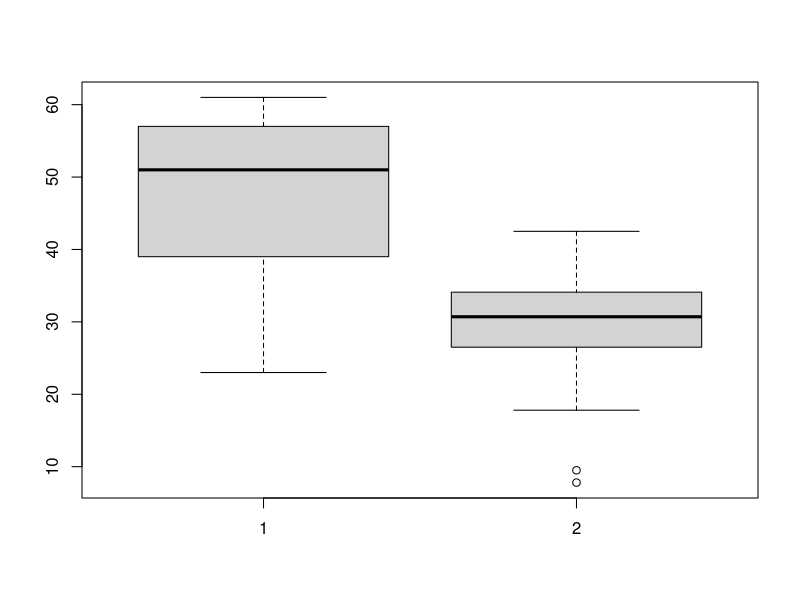
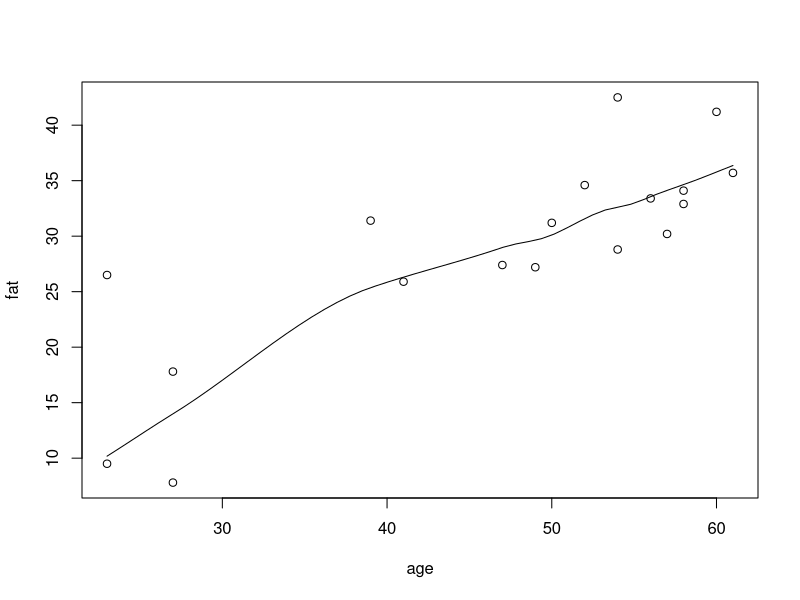
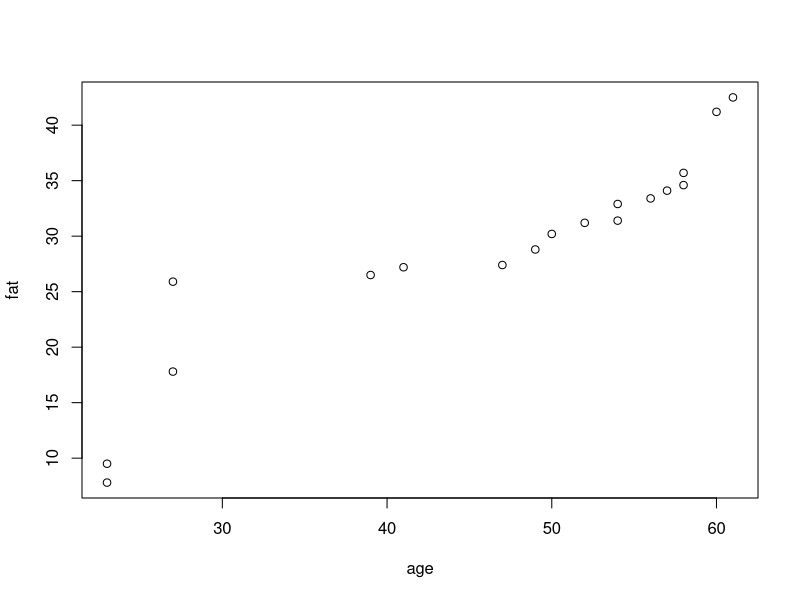
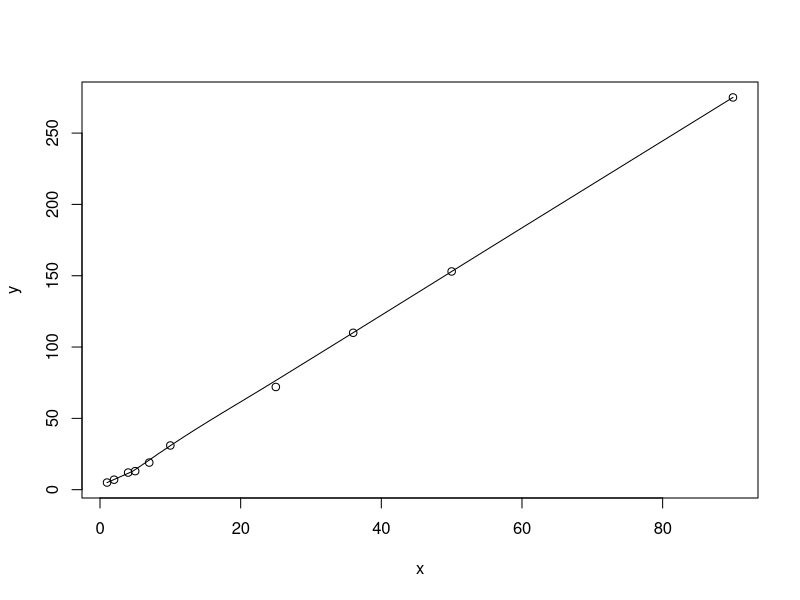
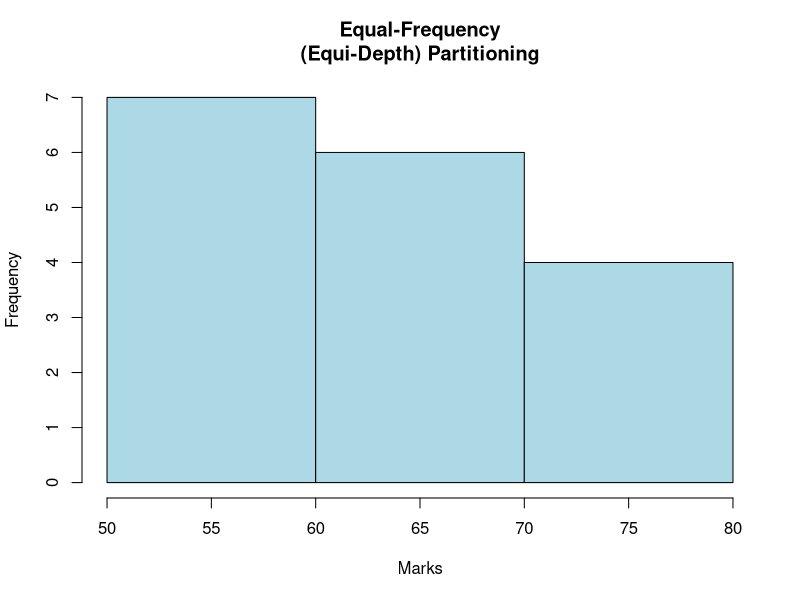

Recreate these plots in R, in order.
# Q1. The intervals and corresponding frequencies are as follows. age frequency
# 1-5. 200
# 5-15 450
# 15-20 300
# 20-50 1500
# 50-80 700
# 80-110 44
# Compute an approximate median value for the data
#age, frequency
#input:
age<-c(5,15,20,50,80,110)
frequency<-c(200,450,300,1500,700,44)
median(age)
median(frequency)

#output
# age<-c(5,15,20,50,80,110)
# > frequency<-c(200,450,300,1500,700,44)
# > median(age)
# [1] 35
# > median(frequency)
# [1] 375




# Q2. Suppose that the data for analysis includes the attribute age. The age values for the data tuples are (in increasing
#                                                                                                            order) 13, 15, 16, 16, 19, 20, 20, 21, 22, 22, 25, 25, 25, 25, 30, 33, 33, 35, 35, 35, 35, 36, 40, 45, 46, 52, 70.
# (a) What is the mean of the data? What is the median?
#   (b) What is the mode of the data? Comment on the data’s modality (i.e., bimodal, trimodal, etc.).
# (c) What is the midrange of the data?
#   (d) Can you find (roughly) the first quartile (Q1) and the third quartile (Q3) of the data?
#   Input:

  #mean,median,mode,quatile
age<-c(13,15,16,16,19,20,20,21,22,22,25,25,25,25,30,33,33,35,35,35,35,36,40,45,46,52,70)
mean(age)
median(age)
mode_age<-names(table(age))[table(age)==max(table(age))]
mode_age
range(age)
quantile(age,.25)
quantile(age,.75)


#output:
#   age<-c(13,15,16,16,19,20,20,21,22,22,25,25,25,25,30,33,33,35,35,35,35,36,40,45,46,52,70)
# > mean(age)
# [1] 29.96296
# > median(age)
# [1] 25
# > mode_age<-names(table(age))[table(age)==max(table(age))]
# > mode_age
# [1] "25" "35"
# > range(age)
# [1] 13 70
# > quantile(age,.25)
# 25% 




# Q3. Normalization (Reduction & Transformation)
# Use the two methods below to normalize the following group of data: 200, 300, 400, 600, 1000
# (a) min-max normalization by setting min = 0 and max = 1 (b) z-score normalization
# input:

# Data
x <- c(200, 300, 400, 600, 1000)
# (a) Min–max normalization (range 0 to 1)
min_max_norm <- (x - min(x)) / (max(x) - min(x))
min_max_norm
# (b) Z-score normalization
z_score_norm <- (x - mean(x)) / sd(x)
z_score_norm


# output:
#   x <- c(200, 300, 400, 600, 1000)
# > # (a) Min–max normalization (range 0 to 1)
#   > min_max_norm <- (x - min(x)) / (max(x) - min(x))
# > min_max_norm
# [1] 0.000 0.125 0.250 0.500 1.000




# Q4., S mo o t h i n g b y B i n n i n g ( R e d u c t i o n & Tr a n s f o r ma t i o n )
# Data: 11,13,13,15,15,16,19,20,20,20,21,21,22,23,24,30,40,45,45,45,71,72,73,75
# a) Smoothing by bin mean
# b) Smoothing by bin median
# c) Smoothing by bin boundaries
# input:

  data <- c(11,13,13,15,15,16,19,20,20,20,21,21,22,23,24,30,40,45,45,45,71,72,73,75)
bins <- 5
bin_indices <- cut(data, bins)
mean_smooth <- tapply(data, bin_indices, mean)
print(mean_smooth)
median_smooth <- tapply(data, bin_indices, median)
median_smooth
min_max_smooth <- tapply(data, bin_indices, function(x) c(min(x), max(x)))
print(min_max_smooth)



#output:
# > data <- c(11,13,13,15,15,16,19,20,20,20,21,21,22,23,24,30,40,45,45,45,71,72,73,75)
# > bins <- 5
# > bin_indices <- cut(data, bins)
# > mean_smooth <- tapply(data, bin_indices, mean)
# > print(mean_smooth)
# (10.9,23.8] (23.8,36.6] (36.6,49.4] (49.4,62.2] (62.2,75.1] 
# 17.78571    27.00000    43.75000          NA    72.75000 
# > median_smooth <- tapply(data, bin_indices, median)
# > median_smooth
# (10.9,23.8] (23.8,36.6] (36.6,49.4] (49.4,62.2] (62.2,75.1] 
# 19.5        27.0        45.0          NA        72.5 
# > min_max_smooth <- tapply(data, bin_indices, function(x) c(min(x), max(x)))
# > print(min_max_smooth)
# $`(10.9,23.8]`
# [1] 11 23
# 
# $`(23.8,36.6]`
# [1] 24 30
# 
# $`(36.6,49.4]`
# [1] 40 45
# 
# $`(49.4,62.2]`
# NULL
# 





# Q5. Suppose that a hospital tested the age and body fat data for 18 randomly selected adults with the following results:
#   
#   (a) Calculate the mean, median, and standard deviation of age and %fat.
# (b) Draw the boxplots for age and %fat.
# (c) Draw a scatter plot and a q-q plot based on these two variables.

# Input:
  age<-c(23,23,27,27,39,41,47,49,50,52,54,54,56,57,58,58,60,61)
fat<-c(9.5,26.5,7.8,17.8,31.4,25.9,27.4,27.2,31.2,34.6,42.5,28.8,33.4,30.2,34.1,32.9,41.2,35.7)
mean(age)
median(age)
sd(age)
mean(fat)
median(fat)
sd(fat)
#boxplot
boxplot(age,fat)
#scatter plot
scatter.smooth(age,fat)
#qplot
qqplot(age,fat)

# output:
#   age<-c(23,23,27,27,39,41,47,49,50,52,54,54,56,57,58,58,60,61)
# > fat<-c(9.5,26.5,7.8,17.8,31.4,25.9,27.4,27.2,31.2,34.6,42.5,28.8,33.4,30.2,34.1,32.9,41.2,35.7)
# > mean(age)
# [1] 46.44444
# > median(age)
# [1] 51
# > sd(age)
# [1] 13.21862
# > mean(fat)
# [1] 28.78333
# > median(fat)
# [1] 30.7
# > sd(fat)
# [1] 9.254395
# > #boxplot
#   > boxplot(age,fat)



# Q6.Suppose that a hospital tested the age and body fat data for 18 randomly selected adults with the following results:
#   (i) Use min-max normalization to transform the value 35 for age onto the range [0.0, 1.0].
# (ii) Use z-score normalization to transform the value 35 for age, where the standard deviation of age is 12.94 years.
# (iii) Use normalization by decimal scaling to transform the value 35 for age. Perform the above functions using R – tool
# Input:

v<-c(23,23,27,27,39,41,47,49,50,52,54,54,56,57,58,58,60,61)
min<-0
max<-1
#min_max
min_max=((35-min(v))/(max(v)-min(v)))
print(min_max)
#z-score
m=mean(v)
s<-12.94
z_score=(35-m)/s
print(z_score)
#decimal scaling
m<-35
j=max(m)<1
decimal_scaling=m/10^j
print(decimal_scaling)


# output:
#   v<-c(23,23,27,27,39,41,47,49,50,52,54,54,56,57,58,58,60,61)
# > min<-0
# > max<-1
# > #min_max
#   > min_max=((35-min(v))/(max(v)-min(v)))
# > print(min_max)
# [1] 0.3157895
# > #z-score
#   > m=mean(v)
# > s<-12.94
# > z_score=(35-m)/s
# > print(z_score)
# [1] -0.8844238
# #decimal scaling
# > m<-35
# > j=max(m)<1


# Q7.The following values are the number of pencils available in the different boxes. Create a vector and find out the mean,
# median and mode values of set of pencils in the given data.
# Box1 Box2 Box3 Box4 Box5 Box6 Box7 Box8 Box9 Box10
# 9 25 23 12 11 6 7 8 9 10

# Input:
pencils<-c(9,25,23,12,11,6,7,8,9,10)
mean(pencils)
median(pencils)
mode=names(table(pencils))[table(pencils)==max(table(pencils))]
mode

# Output:
#   pencils<-c(9,25,23,12,11,6,7,8,9,10)
# > mean(pencils)
# [1] 12
# > median(pencils)
# [1] 9.5
# > mode=names(table(pencils))[table(pencils)==max(table(pencils))]
# > mode
# [1] "9"
# > pencils<-c(9,25,23,12,11,6,7,8,9,10)
# mean(pencils)
# [1] 12
# > median(pencils)


# Q8. The following table would be plotted as (x, y) points, with the first column being the x values as number of mobile
# phones sold and the second column being the y values as money. To use the scatter plot for how many mobile phones sold.
# x 4 1 5 7 10 2 50 25 90 36
# y 12 5 13 19 31 7 153 72 275 110

# Input:
  #scatterplot
x<-c(4,1,5,7,10,2,50,25,90,36)
y<-c(12,5,13,19,31,7,153,72,275,110)
scatter.smooth(x,y)

# Output:
#http://127.0.0.1:14254/graphics/83211262-c3a3-461b-a99a-60ac1fefb5ac.png



# Q9. Implement of the R script using marks scored by a student in his model exam has been sorted as follows: 55, 60, 71,
# 63, 55, 65, 50, 55,58,59,61,63,65,67,71,72,75. Partition them into three bins by each of the following methods. Plot the data
# points using histogram.
# (a) equal-frequency (equi-depth) partitioning (b) equal-width partitioning
# Input:

marks <- c(55, 60, 71, 63, 55, 65, 50, 55, 58, 59, 61, 63, 65, 67, 71, 72, 75)
num_bins <- 3
bins_eq_frequency <- cut(marks, breaks = num_bins, labels = FALSE)
hist(marks, breaks = num_bins, col = "lightblue", xlab = "Marks", main = "Equal-Frequency
(Equi-Depth) Partitioning")
marks <- c(55, 60, 71, 63, 55, 65, 50, 55, 58, 59, 61, 63, 65, 67, 71, 72, 75)
bin_mean <- tapply(data, cut(data, num_bins), mean)
smoothed_data_by_mean <- unname(bin_mean[as.character(cut(data, num_bins))])
bin_median <- tapply(data, cut(data, num_bins), median)
smoothed_data_by_median <- unname(bin_median[as.character(cut(data, num_bins))])
bin_boundaries <- tapply(data, cut(data, num_bins), function(x) c(min(x), max(x)))
smoothed_data_by_boundaries <- unlist(bin_boundaries[as.character(cut(data, num_bins))])
print("Original data:")
print(data)
print("Smoothed data by bin mean:")
print(smoothed_data_by_mean)
print("Smoothed data by bin median:")
print(smoothed_data_by_median)
print("Smoothed data by bin boundaries:")
print(smoothed_data_by_boundaries)


# Output:
#   marks <- c(55, 60, 71, 63, 55, 65, 50, 55, 58, 59, 61, 63, 65, 67, 71, 72, 75)
# > num_bins <- 3
# > bins_eq_frequency <- cut(marks, breaks = num_bins, labels = FALSE)
# > hist(marks, breaks = num_bins, col = "lightblue", xlab = "Marks", main = "Equal-Frequency
# + (Equi-Depth) Partitioning")
# > marks <- c(55, 60, 71, 63, 55, 65, 50, 55, 58, 59, 61, 63, 65, 67, 71, 72, 75)
# > bin_mean <- tapply(data, cut(data, num_bins), mean)
# > smoothed_data_by_mean <- unname(bin_mean[as.character(cut(data, num_bins))])
# > bin_median <- tapply(data, cut(data, num_bins), median)
# > smoothed_data_by_median <- unname(bin_median[as.character(cut(data, num_bins))])
# > bin_boundaries <- tapply(data, cut(data, num_bins), function(x) c(min(x), max(x)))
# > smoothed_data_by_boundaries <- unlist(bin_boundaries[as.character(cut(data, num_bins))])
# > print("Original data:")
# [1] "Original data:"
# print(data)
# [1] 11 13 13 15 15 16 19 20 20 20 21 21 22 23 24 30 40 45 45 45 71 72 73 75
# > print("Smoothed data by bin mean:")
# [1] "Smoothed data by bin mean:"
# > print(smoothed_data_by_mean)
# [1] 18.9375 18.9375 18.9375 18.9375 18.9375 18.9375 18.9375 18.9375 18.9375 18.9375
# [11] 18.9375 18.9375 18.9375 18.9375 18.9375 18.9375 43.7500 43.7500 43.7500 43.7500
# [21] 72.7500 72.7500 72.7500 72.7500
# > print("Smoothed data by bin median:")
# [1] "Smoothed data by bin median:"
# > print(smoothed_data_by_median)
# [1] 20.0 20.0 20.0 20.0 20.0 20.0 20.0 20.0 20.0 20.0 20.0 20.0 20.0 20.0 20.0 20.0 45.0
# [18] 45.0 45.0 45.0 72.5 72.5 72.5 72.5
# print("Smoothed data by bin boundaries:")
# [1] "Smoothed data by bin boundaries:"
# > print(smoothed_data_by_boundaries)
# (10.9,32.3]1 (10.9,32.3]2 (10.9,32.3]1 (10.9,32.3]2 (10.9,32.3]1 (10.9,32.3]2 
# 11           30           11           30           11           30 
# (10.9,32.3]1 (10.9,32.3]2 (10.9,32.3]1 (10.9,32.3]2 (10.9,32.3]1 (10.9,32.3]2 
# 11           30           11           30           11           30 
# (10.9,32.3]1 (10.9,32.3]2 (10.9,32.3]1 (10.9,32.3]2 (10.9,32.3]1 (10.9,32.3]2 
# 11           30           11           30           11           30 
# (10.9,32.3]1 (10.9,32.3]2 (10.9,32.3]1 (10.9,32.3]2 (10.9,32.3]1 (10.9,32.3]2 
# 11           30           11           30           11           30 
# (10.9,32.3]1 (10.9,32.3]2 (10.9,32.3]1 (10.9,32.3]2 (10.9,32.3]1 (10.9,32.3]2 
# 11           30           11           30           11           30 
# (10.9,32.3]1 (10.9,32.3]2 (32.3,53.7]1 (32.3,53.7]2 (32.3,53.7]1 (32.3,53.7]2 
# http://127.0.0.1:14254/graphics/c0ecbbc5-70ac-4feb-be5f-54c6e981e33f.png




# Q10. Suppose that the speed car is mentioned in different driving style.
# Regular 78.3 81.8 82 74.2 83.4 84.5 82.9 77.5 80.9 70.6 Speed
# Calculate the Inter quantile and standard deviation of the given data.
# Input:
  #IQR, SD
  v<-c(78.3,81.8,82,74.2,83.4,84.5,82.9,77.5,80.9,70.6)
IQR(v)
sd(v)


# Output:
#   IQR(v)
# [1] 4.975
# > sd(v)
# [1] 4.445835
# > v<-c(78.3,81.8,82,74.2,83.4,84.5,82.9,77.5,80.9,70.6)




# Q11. Suppose that the data for analysis includes the attribute age. The age values for the data tuples are (in increasing order) 13,
# 15, 16, 16, 19, 20, 20, 21, 22, 22, 25, 25, 25, 25, 30, 33, 33, 35, 35, 35, 35, 36, 40, 45, 46, 52, 70.
# Can you find (roughly) the first quartile (Q1) and the third quartile (Q3) of the data
# Input:

  age<-c(13,15,16,16,19,20,20,21,22,22,25,25,25,25,30,33,33,35,35,35,35,36,40,45,46,52,70)
quantile(age,.25)
quantile(age,.75)



# output:
#   age<-c(13,15,16,16,19,20,20,21,22,22,25,25,25,25,30,33,33,35,35,35,35,36,40,45,46,52,70)
# > quantile(age,.25)
# 25% 
# 20.5 
# > quantile(age,.75)
# 75% 
# 35 
